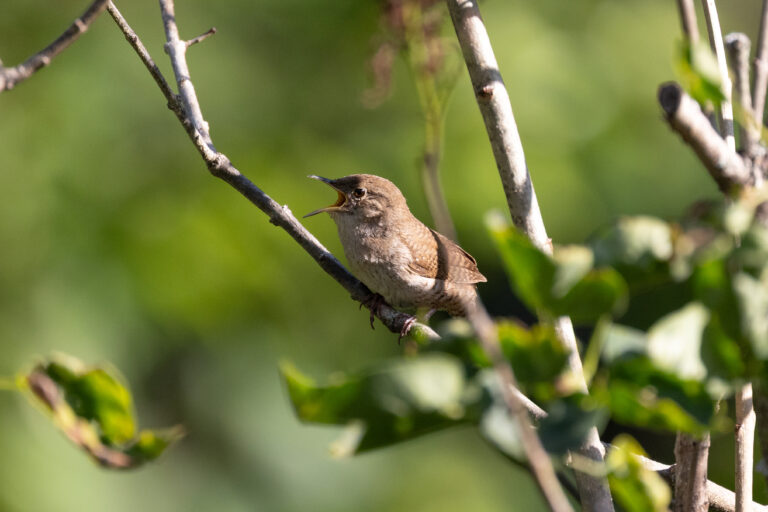
#> input picture Images/small_bird.jpg, 768 x 512 px, found by its file name
$ python 2_cropped.py
#> lines starting #> are read from the running program, lines starting #| are printed output that depends on the picture
import cv2

image = cv2.imread(r"Images\small_bird.jpg")
#> image is the input picture: shape (512, 768, 3); mean B, G, R 66, 122.7, 114.8


if image is None:
    print("Image Not Loaded")

else:
    cropped = image[200:400, 350:500]
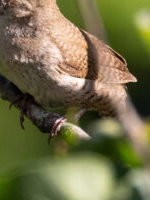
#> cropped: shape (200, 150, 3); mean B, G, R 74.2, 110.6, 115.5

    cv2.imshow("Original Image:", image)
    cv2.imshow("Cropped Image:", cropped)

    cv2.waitKey(0)
    cv2.destroyAllWindows()

$ run again, with Images/Nature.jpg copied over Images/small_bird.jpg
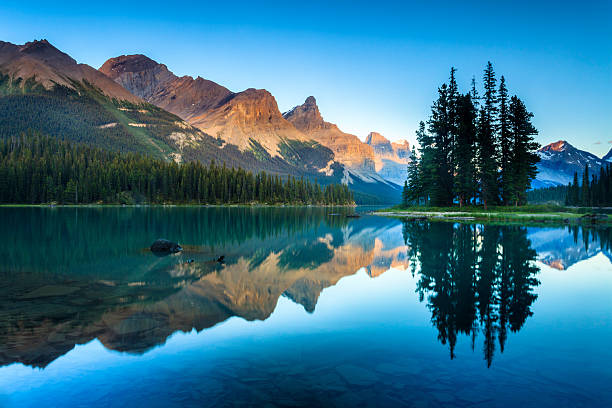
#> input picture Images/Nature.jpg, 612 x 408 px, found by its file name
#> image is the input picture: shape (408, 612, 3); mean B, G, R 137.1, 112.6, 54.6
#> `cropped = image[200:400, 350:500]`:
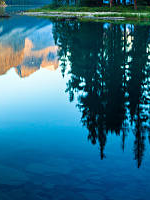
#> cropped: shape (200, 150, 3); mean B, G, R 131, 106.6, 42.5
